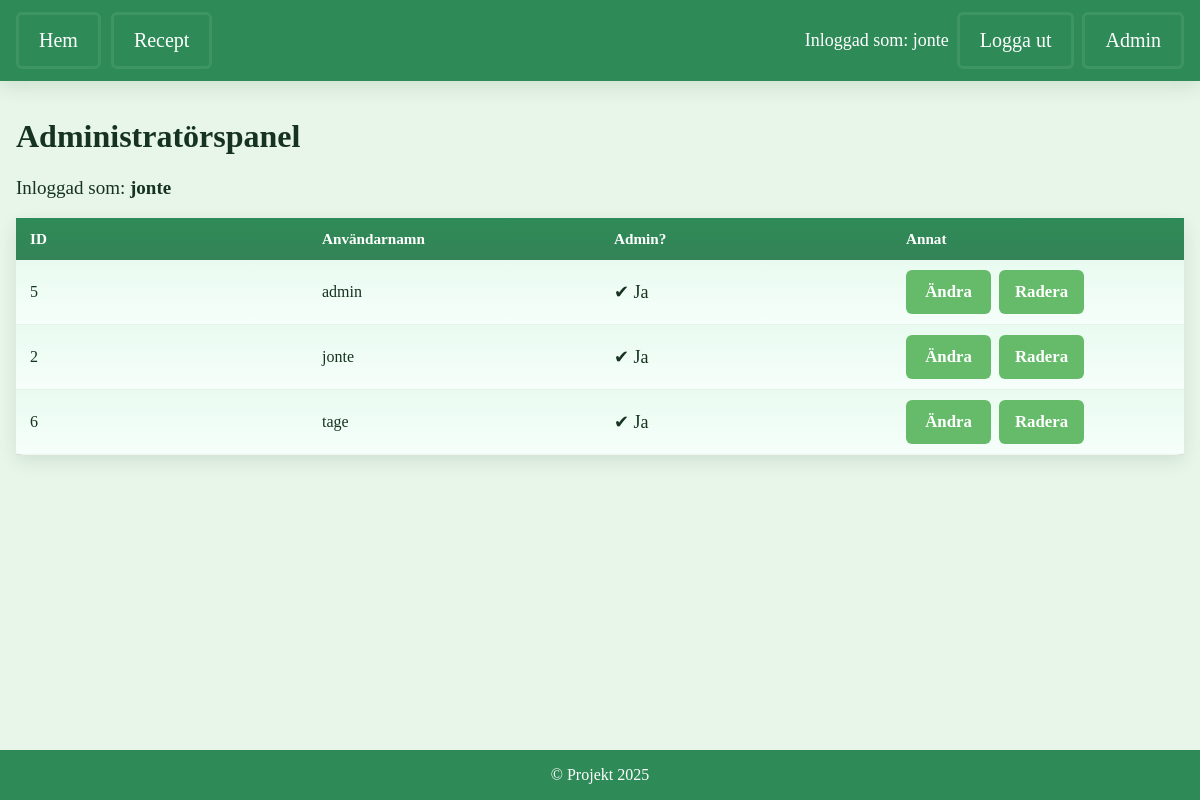
The app's page /admin (signed in), older data.
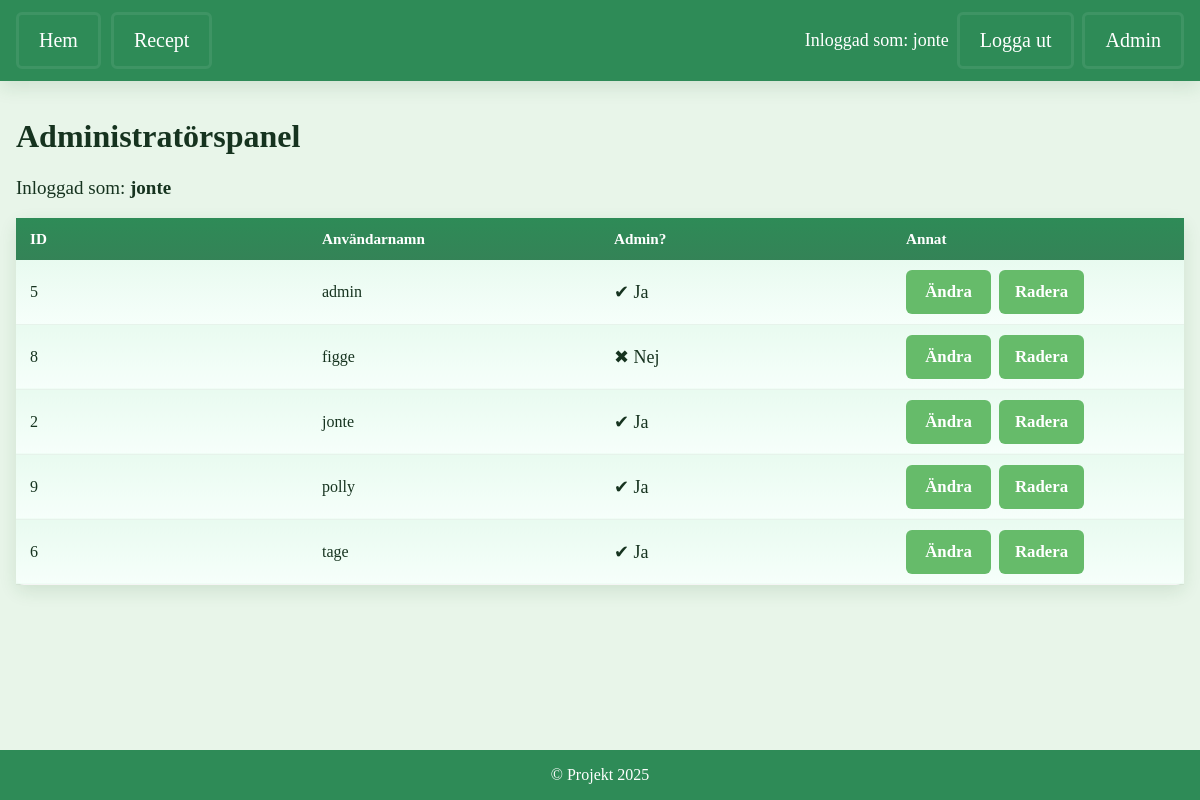
The same page, newer data.
### tables this page shows
CREATE TABLE users (
                       id INTEGER PRIMARY KEY AUTOINCREMENT,
                       username TEXT NOT NULL UNIQUE,
                       password TEXT NOT NULL,
                       admin INTEGER NOT NULL DEFAULT 0
                   );

### app.py (the view)
@app.route('/admin')
def admin_index():
    if not session.get('username'):
        return redirect(url_for('login'))
    if not session.get('is_admin'):
        return redirect(url_for('recipe'))
    with sqlite3.connect('app.db') as conn:
        conn.row_factory = sqlite3.Row
        cursor = conn.cursor()
        cursor.execute("SELECT id, username, admin FROM users ORDER BY username")
        users = cursor.fetchall()
    return render_template('admin.html', users=users)

### templates/admin.html (shortened to what this page needs)
{% extends "base.html" %}
{% block content %}
<h1>Administratörspanel</h1>
<p>Inloggad som: <strong>{{ session.username }}</strong></p>
<table class="admin-table" aria-label="Administratörstabell med användare">
    <thead>
        <tr>
            <th scope="col">ID</th>
            <th scope="col">Användarnamn</th>
            <th scope="col">Admin?</th>
            <th scope="col">Annat</th>
        </tr>
    </thead>
    <tbody>
        {% for user in users %}
        <tr aria-label="Användare {{ user.username }}">
            <td>{{ user.id }}</td>
            <td>{{ user.username }}</td>
            <td>
                {% if user.admin %}
                    <span aria-label="Är administratör">✔ Ja</span>
                {% else %}
                    <span aria-label="Är inte administratör">✖ Nej</span>
                {% endif %}
            <td>
                <div class="admin-actions">
                    <a class="btn" href="{{ url_for('admin_edit_user', user_id=user['id']) }}" aria-label="Ändra användare {{ user.username }}">Ändra</a>
                    <form method="POST" action="{{ url_for('admin_delete_user', user_id=user['id']) }}" style="margin: 0;" aria-label="Formulär för att radera användare">
                        <button class="btn" type="submit" aria-label="Radera användare {{ user.username }}">Radera</button>
                    </form>
                </div>
             </td>
         </tr>
        {% endfor %}
    </tbody>
</table>
{% endblock %}

### templates/base.html (shortened to what this page needs)
<!DOCTYPE html>
<html lang="en">
<head>
    <link rel="stylesheet" href="{{ url_for('static', filename='style.css') }}">
</head>
<body>
    <div class="app">
        {% if not hide_nav %}
        <nav class="main-nav">
            <div class="nav-inner">
                <div class="nav-list">
                <a class="nav-link" href="{{ url_for('index') }}" aria-label="Gå till startsidan">Hem</a>
                <a class="nav-link" href="{{ url_for('recipe_collection') }}" aria-label="Visa receptsamling">Recept</a>
                </div>
                <div class="left">
                    {% if session.get('username') %}
                        <span aria-label="Inloggad användare">Inloggad som: {{ session.get('username') }}</span>
                        <a class="nav-link" href="{{ url_for('logout') }}" aria-label="Logga ut från systemet">Logga ut</a>
                    {% else %}
                        <a class="nav-link" href="{{ url_for('login') }}" aria-label="Logga in på systemet">Logga in</a>
                        <a class="nav-link" href="{{ url_for('register') }}" aria-label="Registrera nytt konto">Registrera</a>
                    {% endif %}
                    {% if session.get('is_admin') %}
                        <a class="nav-link" href="{{ url_for('admin_index') }}" aria-label="Öppna administratörspanel">Admin</a>
                    {% endif %}
                </div>
            </div>
        </nav>
        {% endif %}
        <main class="site-main container content-left">
            {% block content %}{% endblock %}
        </main>
        {% if not hide_nav %}
        <footer>
            &copy; Projekt 2025
        </footer>
        {% endif %}
    </div>
</body>
</html>

### static/style.css (style rules this page uses)
:root { --primary-color: #2E8B57; --secondary-color: #E8F5E9; --third-color: #66BB6A; --forth-color: #1B5E20; --font-family: 'Arial, sans-serif'; --bg: var(--secondary-color); --text-color: #16331f; --muted: #466c53; --accent: #ffd54f; --danger: #d32f2f; --shadow: 0 6px 18px rgba(27,94,32,0.12); --radius: 8px; --gap: 12px; --nav-bg: var(--primary-color); --btn-bg: var(--third-color); --btn-hover: #4ea05a; --btn-contrast: #ffffff; }
html, body { height: 100%; margin: 0; background: var(--bg); color: var(--text-color); font-family: var(--font-family); -webkit-font-smoothing: antialiased; -moz-osx-font-smoothing: grayscale; }
p { font-size: 19px; }
a { color: inherit; text-decoration: none; }
.container { max-width: 980px; margin: 0 auto; padding: 0 16px; box-sizing: border-box; }
.app { min-height: 100vh; display: flex; flex-direction: column; }
.site-main { flex: 1 0 auto; display: block; min-height: 0; }
.main-nav { width: 100%; background: var(--nav-bg); color: white; padding: 12px 0; box-shadow: var(--shadow); border-radius: 0; }
.nav-inner { max-width: 980px; margin: 0 auto; padding: 0 16px; display: flex; align-items: center; justify-content: space-between; gap: 12px; }
.nav-list { display:flex; gap:10px; align-items:center; flex-wrap:wrap; }
.left, .nav-actions { display:flex; gap:8px; align-items:center; }
.nav-list { display: flex; gap: 10px; align-items: center; flex-wrap: nowrap; }
.nav-list, .nav-actions { white-space: nowrap; overflow-x: auto; }
.nav-link { padding: 12px 18px; background: transparent; color: white; border-radius: 6px; border: 3px solid rgba(255,255,255,0.08); font-size: 18px; transition: transform 0.12s cubic-bezier(.2,.9,.2,1), background 0.12s, box-shadow 0.12s; }
span { font-size: 18px; }
.btn { cursor: pointer; display: inline-flex; gap: 8px; align-items: center; justify-content: center; padding: 12px 20px; border-radius: 6px; border: none; color: var(--btn-contrast); background: var(--btn-bg); transition: transform 0.08s, background 0.12s, box-shadow 0.12s; font-weight: 600; font-family: var(--font-family); font-size: 1.05rem; }
button.btn { border: none; padding: 12px 20px; font-size: 1.05rem; font-family: var(--font-family); }
.btn { transition: transform 0.12s cubic-bezier(.2,.9,.2,1), background 0.12s, box-shadow 0.12s; }
::placeholder { font-size: 18px; }
form { margin: 0; }
footer { background: var(--nav-bg); padding: 16px 0; text-align: center; color: white; margin-top: auto; width: 100%; flex-shrink: 0; }
.admin-table { width: 100%; max-width: 100%; border-collapse: collapse; background: white; border-radius: 8px; overflow-x: auto; box-shadow: var(--shadow); table-layout: fixed; box-sizing: border-box; }
.admin-table thead th { background: linear-gradient(180deg, var(--nav-bg), color-mix(in srgb, var(--nav-bg) 85%, black 10%)); color: white; padding: 12px 14px; text-align: left; font-weight: 700; font-size: 0.95rem; }
.admin-table tbody tr { border-bottom: 1px solid rgba(0,0,0,0.04); }
.admin-table td { padding: 10px 14px; vertical-align: middle; color: var(--text-color); }
.admin-table tbody td { background: linear-gradient(180deg, rgba(230,250,238,0.9), rgba(245,255,250,0.9)); }
.admin-actions { display: flex; gap: 8px; align-items: center; }
.admin-actions a.btn, .admin-actions button.btn { display: inline-flex; gap: 8px; align-items: center; justify-content: center; min-width: 85px; width: 85px; box-sizing: border-box; }
.admin-table td .admin-actions { gap: 8px; display: flex; align-items: center; }
.site-main { flex: none; display: block; }
.site-main.container.content-left { margin: 0; padding: 16px; max-width: 100%; width: 100%; box-sizing: border-box; }
@media (min-width: 1200px) { .container { max-width: 1200px; padding: 0 24px; } }
@media (min-width: 1200px) { .nav-inner { max-width: 1200px; } }
@media (min-width: 1200px) { .nav-link { font-size: 20px; padding: 14px 20px; } }

Row changes from the older to the newer data that the page shows:
added users: id "8", username "figge", admin "✖ Nej"
added users: id "9", username "polly", admin "✔ Ja"
